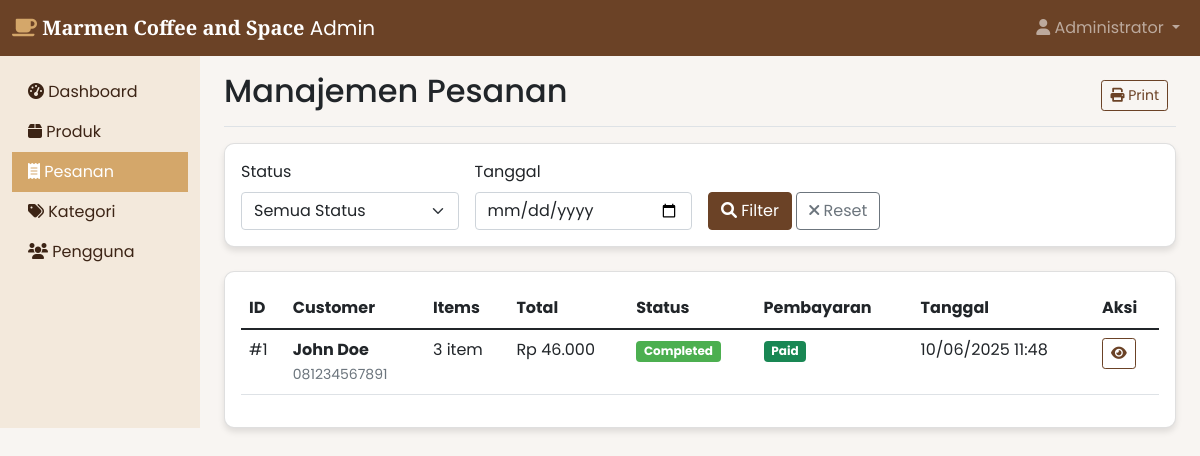
The app's page /admin/orders.php (signed in) with its own data.
### tables this page shows
CREATE TABLE orders (
    id INT PRIMARY KEY AUTO_INCREMENT,
    user_id INT NOT NULL,
    total_amount DECIMAL(10,2) NOT NULL,
    status ENUM('pending', 'confirmed', 'preparing', 'ready', 'completed', 'cancelled') DEFAULT 'pending',
    payment_status ENUM('pending', 'paid', 'failed') DEFAULT 'pending',
    payment_method ENUM('cash', 'transfer', 'ewallet') DEFAULT 'cash',
    notes TEXT,
    created_at TIMESTAMP DEFAULT CURRENT_TIMESTAMP,
    updated_at TIMESTAMP DEFAULT CURRENT_TIMESTAMP ON UPDATE CURRENT_TIMESTAMP,
    FOREIGN KEY (user_id) REFERENCES users(id)
);

CREATE TABLE users (
    id INT PRIMARY KEY AUTO_INCREMENT,
    username VARCHAR(50) UNIQUE NOT NULL,
    email VARCHAR(100) UNIQUE NOT NULL,
    password VARCHAR(255) NOT NULL,
    full_name VARCHAR(100) NOT NULL,
    role ENUM('customer', 'admin') DEFAULT 'customer',
    phone VARCHAR(20),
    address TEXT,
    created_at TIMESTAMP DEFAULT CURRENT_TIMESTAMP,
    updated_at TIMESTAMP DEFAULT CURRENT_TIMESTAMP ON UPDATE CURRENT_TIMESTAMP
);

### admin/orders.php (the view, shortened to what this page needs)
<?php
$database = new Database();
$db = $database->getConnection();
$date_filter = $_GET['date'] ?? '';
$where_clause = '';
$query = "SELECT o.*, u.full_name, u.phone, COUNT(oi.id) as item_count
          FROM orders o
          JOIN users u ON o.user_id = u.id
          LEFT JOIN order_items oi ON o.id = oi.order_id
          $where_clause
          GROUP BY o.id
          ORDER BY o.created_at DESC";
$stmt = $db->prepare($query);
$stmt->execute();
$orders = $stmt->fetchAll(PDO::FETCH_ASSOC);
include 'includes/header.php';
?>
<div class="d-flex justify-content-between flex-wrap flex-md-nowrap align-items-center pt-3 pb-2 mb-3 border-bottom">
    <h1 class="h2">Manajemen Pesanan</h1>
    <div class="btn-toolbar mb-2 mb-md-0">
        <div class="btn-group me-2">
            <button type="button" class="btn btn-sm btn-outline-primary" onclick="window.print()">
                <i class="fas fa-print"></i> Print
            </button>
        </div>
    </div>
</div>
<div class="card mb-4">
    <div class="card-body">
        <form method="GET" class="row g-3">
            <div class="col-md-3">
                <label for="status" class="form-label">Status</label>
                <select class="form-select" name="status" id="status">
                    <option value="">Semua Status</option>
                </select>
            </div>
            <div class="col-md-3">
                <label for="date" class="form-label">Tanggal</label>
                <input type="date" class="form-control" name="date" id="date" value="<?php echo $date_filter; ?>">
            </div>
            <div class="col-md-3">
                <label class="form-label">&nbsp;</label>
                <div>
                    <button type="submit" class="btn btn-primary">
                        <i class="fas fa-search"></i> Filter
                    </button>
                    <a href="orders.php" class="btn btn-outline-secondary">
                        <i class="fas fa-times"></i> Reset
                    </a>
                </div>
            </div>
        </form>
    </div>
</div>
<div class="card">
    <div class="card-body">
        <div class="table-responsive">
            <table class="table table-hover">
                <thead>
                    <tr>
                        <th>ID</th>
                        <th>Customer</th>
                        <th>Items</th>
                        <th>Total</th>
                        <th>Status</th>
                        <th>Pembayaran</th>
                        <th>Tanggal</th>
                        <th>Aksi</th>
                    </tr>
                </thead>
                <tbody>
                    <?php foreach ($orders as $order): ?>
                        <tr>
                            <td>#<?php echo $order['id']; ?></td>
                            <td>
                                <strong><?php echo $order['full_name']; ?></strong><br>
                                <small class="text-muted"><?php echo $order['phone']; ?></small>
                            </td>
                            <td><?php echo $order['item_count']; ?> item</td>
                            <td>Rp <?php echo number_format($order['total_amount'], 0, ',', '.'); ?></td>
                            <td>
                                <span class="badge status-<?php echo $order['status']; ?>">
                                    <?php echo ucfirst($order['status']); ?>
                                </span>
                            </td>
                            <td>
                                <span class="badge bg-<?php
                                    echo match($order['payment_status']) {
                                        'paid' => 'success',
                                        'pending' => 'warning',
                                        'failed' => 'danger',
                                        default => 'secondary'
                                    };
                                ?>">
                                    <?php echo ucfirst($order['payment_status']); ?>
                                </span>
                            </td>
                            <td><?php echo date('d/m/Y H:i', strtotime($order['created_at'])); ?></td>
                            <td>
                                <button class="btn btn-sm btn-outline-primary" onclick="viewOrderDetail(<?php echo $order['id']; ?>)">
                                    <i class="fas fa-eye"></i>
                                </button>
                            </td>
                        </tr>
                    <?php endforeach; ?>
                </tbody>
            </table>
        </div>
    </div>
</div>
<?php include 'includes/footer.php'; ?>

### assets/css/custom.css (style rules this page uses)
:root { --primary-color: #6b4226; --secondary-color: #a67c52; --accent-color: #d4a76a; --light-color: #f3e9dc; --dark-color: #3c2415; --success-color: #4caf50; --warning-color: #ff9800; --danger-color: #f44336; --info-color: #2196f3; }
body { background-color: #f8f5f2; font-family: "Poppins", sans-serif; }
.btn-primary { background-color: var(--primary-color); border-color: var(--primary-color); }
.btn-outline-primary { color: var(--primary-color); border-color: var(--primary-color); }
.card { border-radius: 10px; overflow: hidden; box-shadow: 0 4px 6px rgba(0, 0, 0, 0.1); transition: transform 0.3s ease; }
.badge.status-completed { background-color: var(--success-color); }

### records on screen
orders: id "1", user.full_name "John Doe", user.phone "081234567891", item_count "3", total_amount "46.000", status "Completed", payment_status "Paid", created_at "10/06/2025 11:48"

### other values on screen
$_SESSION['full_name'] "Administrator"
